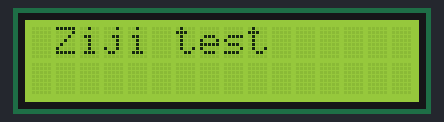
Simulated run of this sketch. Board: ESP32. Shown: 16×2 character LCD.

Above: at 0.1 s.
At 1.1 s:
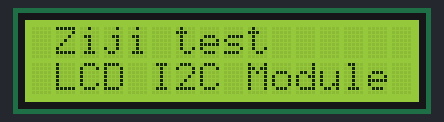

The sketch:

i2c_lcd.ino
```cpp
#include <LiquidCrystal_I2C.h>
#include <Wire.h>

#define SDA 15
#define SCL 14
#define COLUMNS 16
#define ROWS    2

LiquidCrystal_I2C lcd(0x27, COLUMNS, ROWS);

void setup(){

  Wire.begin(SDA, SCL);
  lcd.begin();
  lcd.clear();
  lcd.backlight();

  lcd.setCursor(0,0);
  lcd.print(" Ziji test ");
  delay(1000);
  lcd.setCursor(0,1);
  lcd.print(" LCD I2C Module ");
  delay(8000);

}

void loop(){

}
```
